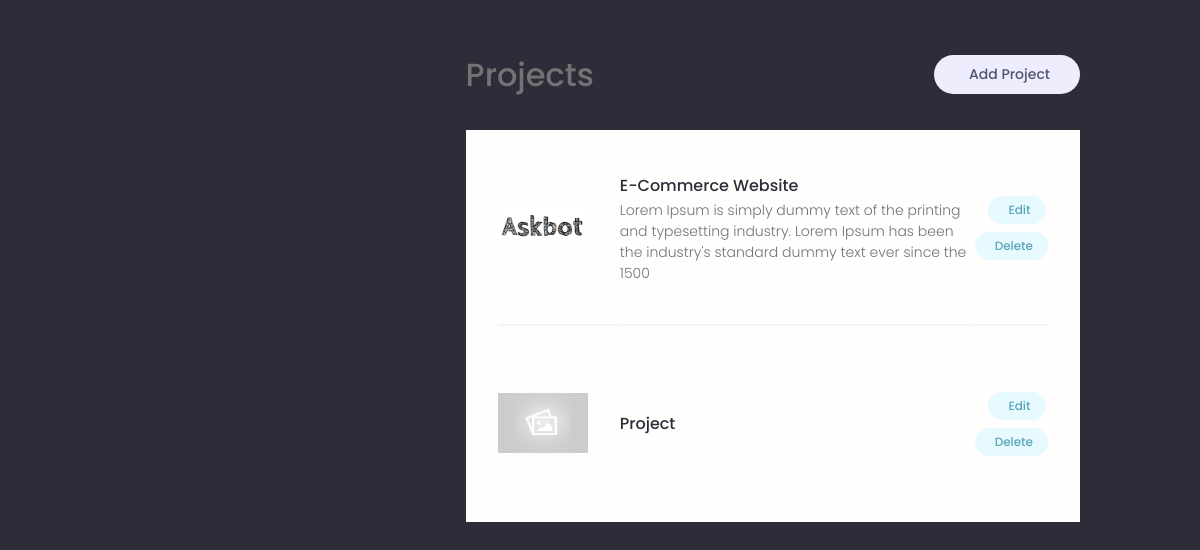
Page /account/ (signed in, lower part) on the earlier database version.
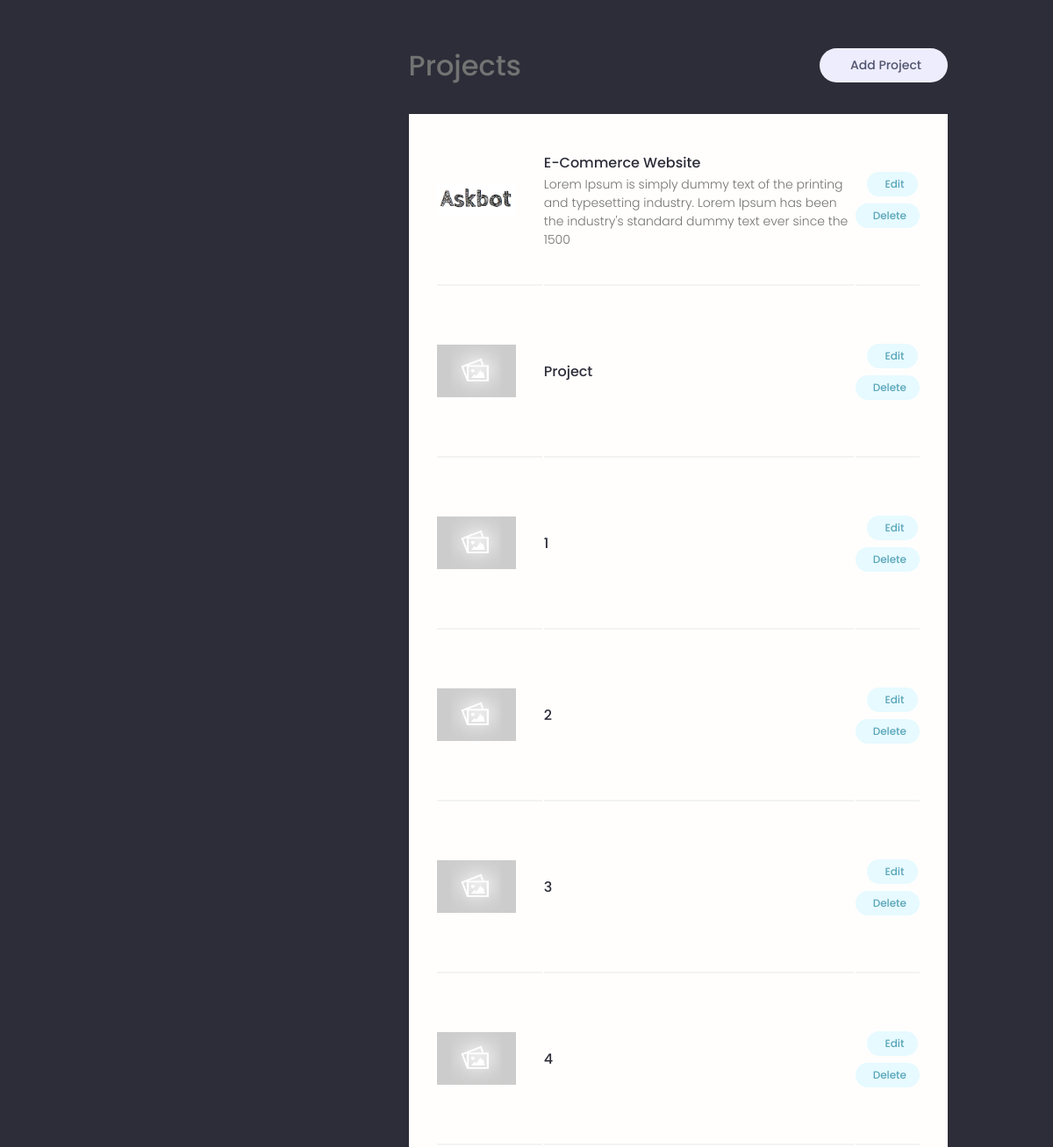
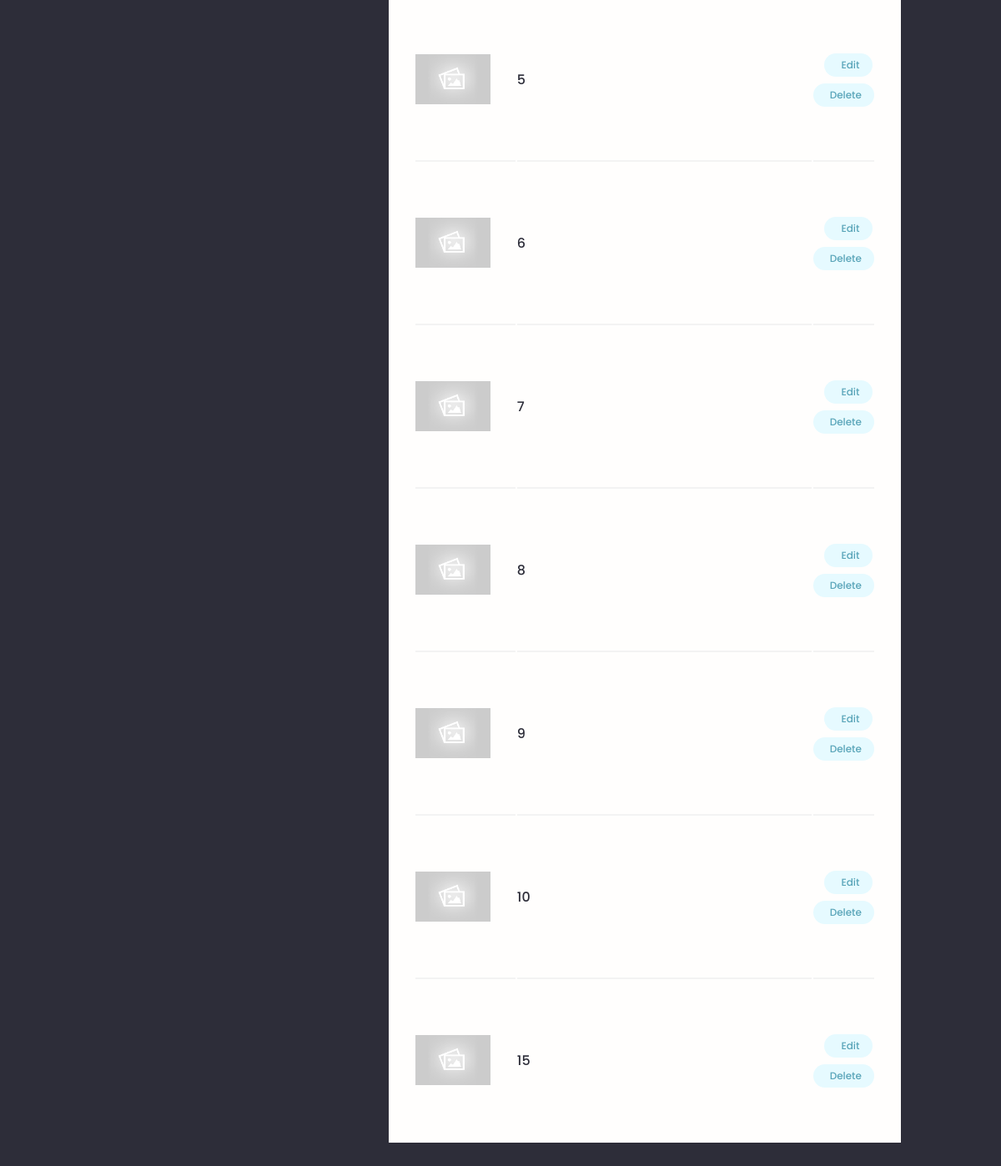
Same page on the later database version (2 pictures, top to bottom).
### projects/models.py (models this page shows, shortened)
class Project(models.Model):
    title = models.CharField(max_length=200)
    owner = models.ForeignKey(Profile, blank=True, null=True, on_delete=models.SET_NULL)
    description = models.TextField(null=True, blank=True)
    demo_link = models.CharField(max_length=2000, null=True, blank=True)
    source_link =models.CharField(max_length=2000, null=True, blank=True)
    featured_image = models.ImageField(null= True, blank=True, default='default.jpg')
    tag = models.ManyToManyField(Tag, blank= True)
    vote_total = models.IntegerField(default=0, null= True, blank=True)
    vote_ratio = models.IntegerField(default=0, null= True, blank=True)
    created = models.DateTimeField(auto_now_add=True)
    id = models.UUIDField(default=uuid.uuid4, unique=True,
                                     primary_key=True, editable=False)
    class Meta:
        ordering = ["created"]

### users/views.py (the view)
# urls.py: path('account/', views.userAccount, name="account"),
@login_required(login_url="login")
def userAccount(request):
    profile = request.user.profile
    skills = profile.skill_set.all()
    projects = profile.project_set.all()
    context ={"profile": profile, "skills":skills,"projects":projects}
    return render(request,"users/account.html", context)

### users/templates/users/account.html (shortened to what this page needs)
{% extends 'main.html' %}
{% block content %}
  <main class="settingsPage profile my-md">
    <div class="container">
      <div class="layout">
        <div class="column column--1of3">
        </div>
        <div class="column column--2of3">
          <div class="settings">
            <h3 class="">Projects</h3>
            <a class="tag tag--pill tag--sub settings__btn tag--lg" href="{% url 'create-project' %}"> Add Project</a>
          </div>
          <table class="settings__table">
            {%for project in projects%}
            <tr>
              <td class="settings__thumbnail">
                <a href="{%url 'project' project.id%}"><img src="{{project.featured_image.url}}" alt="Project Thumbnail" /></a>
              </td>
              <td class="settings__tableInfo">
                <a href="{% url 'project' project.id %}">{{project.title}}</a>
                <p>{{project.description|slice:"150"}}</p>
              </td>
              <td class="settings__tableActions">
                <a class="tag tag--pill tag--main settings__btn" href="{% url 'update-project' project.id %}"> Edit</a>
                <a class="tag tag--pill tag--main settings__btn" href="{% url 'delete-project' project.id %}">
                  Delete</a>
              </td>
            </tr>
            {%endfor%}
          </table>
        </div>
      </div>
    </div>
  </main>
  {% endblock content %}

Differences in the rows shown:
added Project: featured_image (placeholder picture), title "1"
added Project: featured_image (placeholder picture), title "2"
added Project: featured_image (placeholder picture), title "3"
added Project: featured_image (placeholder picture), title "4"
added Project: featured_image (placeholder picture), title "5"
added Project: featured_image (placeholder picture), title "6"
added Project: featured_image (placeholder picture), title "7"
added Project: featured_image (placeholder picture), title "8"
added Project: featured_image (placeholder picture), title "9"
added Project: featured_image (placeholder picture), title "10"
added Project: featured_image (placeholder picture), title "15"
